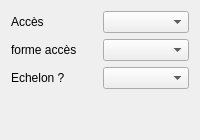
     <widget class="QWidget" name="tab_7">
      <attribute name="title">
       <string>Accès</string>
      </attribute>
      <layout class="QGridLayout" name="gridLayout_19">
       <item row="3" column="0">
        <widget class="QLabel" name="label_47">
         <property name="text">
          <string>Echelon ?</string>
         </property>
        </widget>
       </item>
       <item row="3" column="1">
        <widget class="QComboBox" name="comboBox_echelon"/>
       </item>
       <item row="1" column="1">
        <widget class="QComboBox" name="comboBox_formeaccess"/>
       </item>
       <item row="1" column="0">
        <widget class="QLabel" name="label_50">
         <property name="text">
          <string>forme accès</string>
         </property>
        </widget>
       </item>
       <item row="0" column="0">
        <widget class="QLabel" name="label_6">
         <property name="text">
          <string>Accès</string>
         </property>
         <property name="wordWrap">
          <bool>true</bool>
         </property>
        </widget>
       </item>
       <item row="0" column="1">
        <widget class="QComboBox" name="comboBox_acces"/>
       </item>
       <item row="4" column="0">
        <spacer name="verticalSpacer_6">
         <property name="orientation">
          <enum>Qt::Vertical</enum>
         </property>
         <property name="sizeHint" stdset="0">
          <size>
           <width>20</width>
           <height>40</height>
          </size>
         </property>
        </spacer>
       </item>
      </layout>
     </widget>
